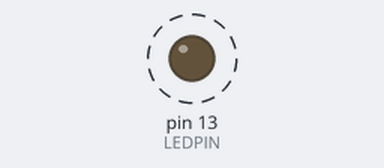
This sketch was run on a simulated Arduino Uno, built with avr-gcc and run on an emulated ATmega328P. On the bench: output pins drawn as LEDs (lit = HIGH). Dashed ring = blinking.

Above: at 0.05 s.
Timing chart, 0 to 3.0 s (numbered marks = the images above):
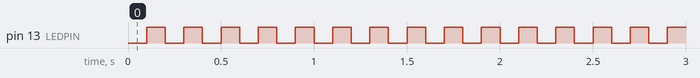

The sketch:

ISRBlink.ino
```cpp
#include "TimerOne.h"

#define LEDPIN 13
#define TIMEOUT 100000  // microseconds

void setup()
{
  // Initialize the digital pin as an output.
  // Pin 13 has an LED connected on most Arduino boards
  pinMode(LEDPIN, OUTPUT);

  Timer1.initialize(TIMEOUT); // set a timer of length 100000 microseconds (or 0.1 sec - or 10Hz => the led will blink 5 times, 5 cycles of on-and-off, per second)
  Timer1.attachInterrupt( timerIsr ); // attach the service routine here
}

void loop()
{
  // Main code loop
  // TODO: Put your regular (non-ISR) logic here
}

/// --------------------------
/// Custom ISR Timer Routine
/// --------------------------
void timerIsr()
{
    // Toggle LED
    digitalWrite( LEDPIN, digitalRead( LEDPIN ) ^ 1 );
}
```

Measured:
- by itself, pin 13 (LEDPIN): alternates HIGH for 0.10 s and LOW for 0.10 s
